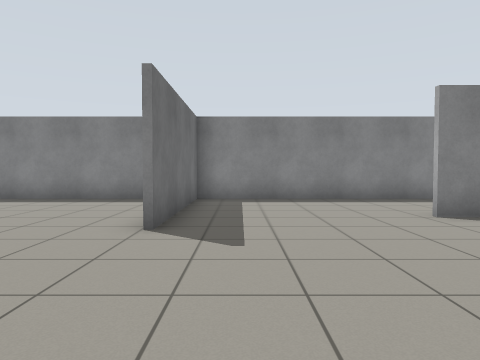
View 1 (above)

16 first-person views from a walk through a Gazebo world. The camera is 0.94 m above the floor, tilts 2° down and sees 70° across. The floor is counted in squares, 1 m on a side. Each view is taken from the middle of a square. On the plan, view 1 faces up. The plan holds only what a view shows up to about 12 squares ahead; the rest is blank.

View 2
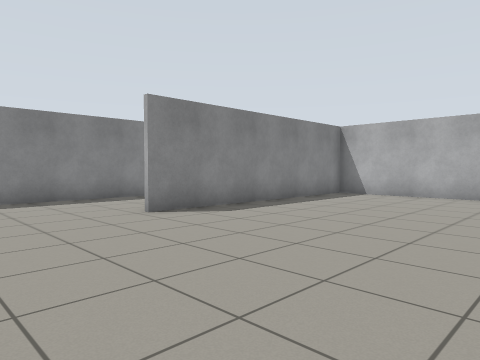

View 3
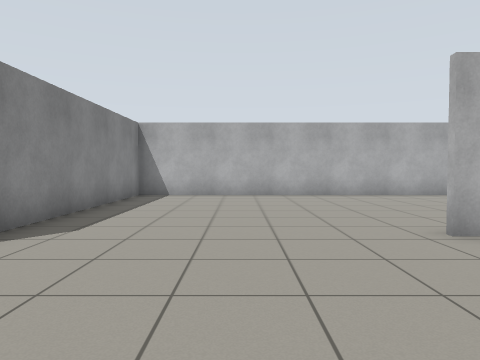

View 4
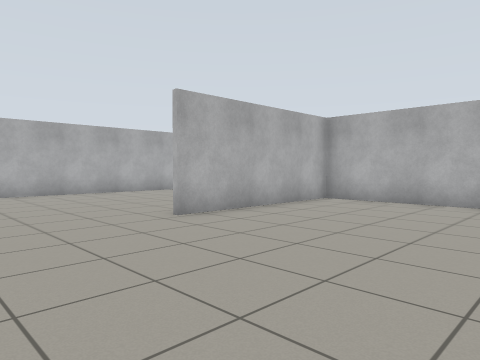

View 5
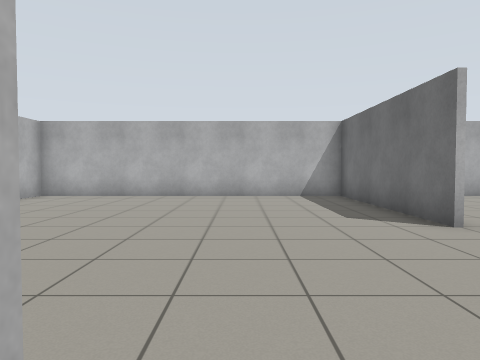

View 6
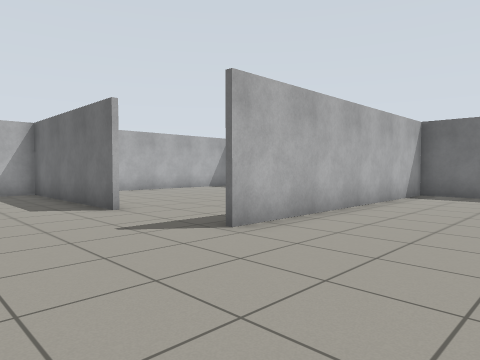

View 7
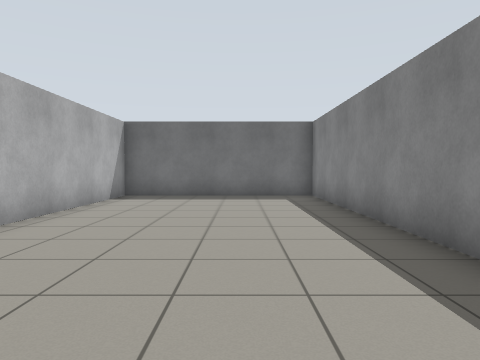

View 8
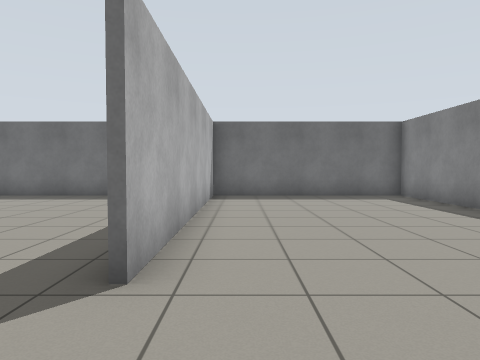

View 9
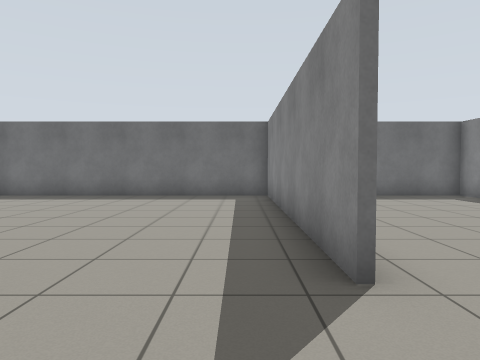

View 10
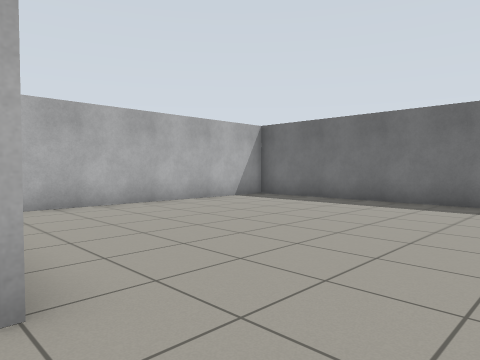

View 11
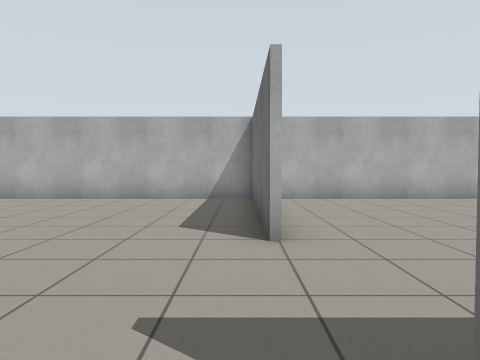

View 12
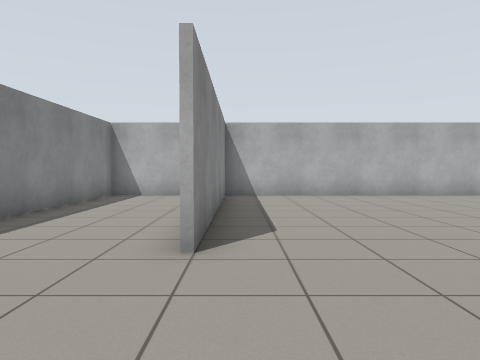

View 13
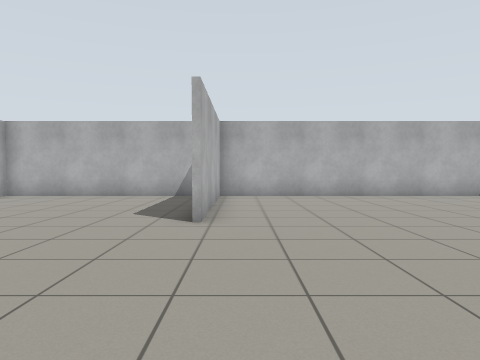

View 14
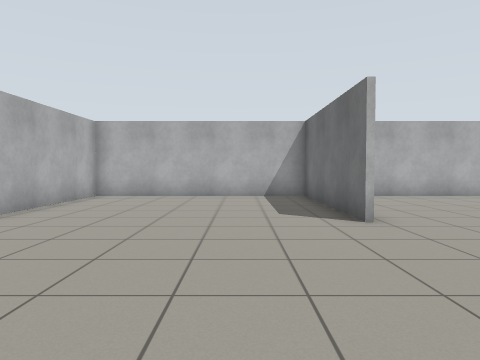

View 15
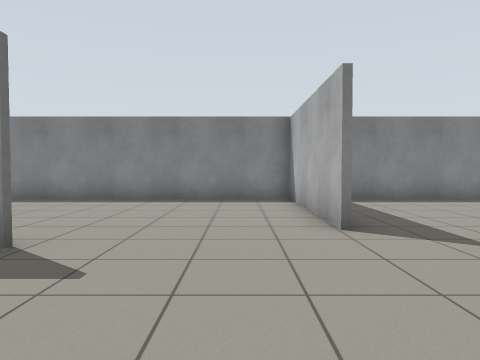

View 16
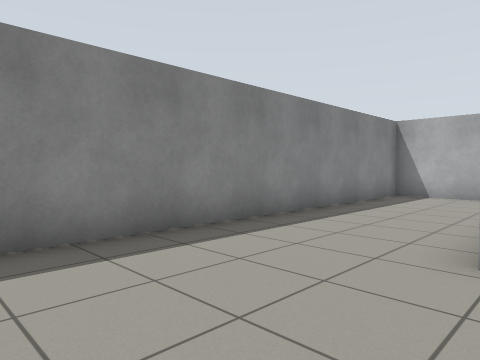

### Floor plan
Ten units are one square. View 1 is at (0, 0); x grows to the right and y downward. Boxes are objects, and circles mark ways between rooms. Rooms are numbered by the first view taken in them; rooms with no view inside come last. Other rooms are left out.
<svg viewBox="-151 -110 274 170">
<path fill="none" stroke="#000" d="M-15 -51 -15 -104M48 -1 48 55M-54 -6 -54 55M-13 -104 -13 -51M47 55 47 -1M-49 55 118 55 118 -65 38 -65M118 -80 118 -105 -146 -105 -146 -41 -56 -41M-136 55 -49 55M-56 -39 -145 -39M-146 -41 -146 51"/>
<circle cx="-50" cy="-20" r="3" fill="#2a7"/>
<text x="10" y="-30">1</text>
<text x="-100" y="10">2</text>
</svg>
Room 1 opens to room 2.

Where each view was taken, in squares from view 1:
view 1: 0 up, 0 right, facing up
view 2: 0 up, 0 right, facing up-right
view 3: 3 up, 0 right, facing right
view 4: 4 up, 1 left, facing down-right
view 5: 6 up, 2 left, facing down
view 6: 8 up, 2 left, facing down-left
view 7: 8 up, 3 left, facing left
view 8: 5 up, 3 left, facing left
view 9: 3 up, 3 left, facing left
view 10: 3 up, 5 left, facing down-left
view 11: 5 up, 5 left, facing down
view 12: 6 up, 0 right, facing right
view 13: 6 up, 4 right, facing down
view 14: 6 up, 7 right, facing down
view 15: 0 up, 3 left, facing up
view 16: 6 up, 0 right, facing up-right
